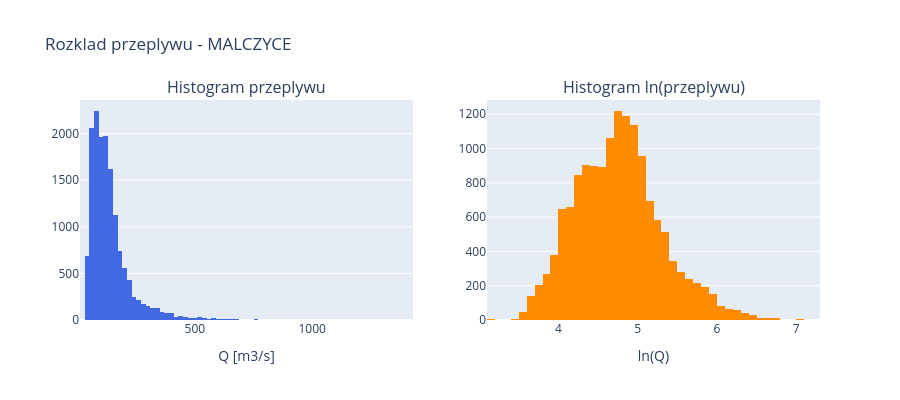

The notebook cell this image was saved under:
### Markdown cell above
**Prompt do LLM:**
> *"Napisz kod z plotly make_subplots ktory narysuje 2 histogramy obok siebie: przeplyw Q i ln(Q). Użyj np.log() do transformacji."*

**Użyte moduły/funkcje:** `plotly.subplots.make_subplots()` — 2 histogramy, np.log() dla transformacji

### Code cell
sdf = df[df['station_id'] == PRIMARY_STATION]['discharge_m3s'].dropna()

fig = make_subplots(rows=1, cols=2, subplot_titles=['Histogram przeplywu', 'Histogram ln(przeplywu)'])

fig.add_trace(
    go.Histogram(x=sdf, nbinsx=80, name='Q', marker_color='royalblue'),
    row=1, col=1
)
fig.add_trace(
    go.Histogram(x=np.log(sdf), nbinsx=80, name='ln(Q)', marker_color='darkorange'),
    row=1, col=2
)
fig.update_xaxes(title_text='Q [m3/s]', row=1, col=1)
fig.update_xaxes(title_text='ln(Q)', row=1, col=2)
fig.update_layout(title=f'Rozklad przeplywu - {name}', height=400, showlegend=False)
fig.show()

### Figure 1 — Plotly figure (JSON) as saved in the notebook; plotly's stock layout.template omitted (floating-point values rounded to 4 significant figures; data arrays with more than 128 entries replaced by an {"elided": "..."} marker saying what was removed)
{"data": [{"marker": {"color": "royalblue"}, "name": "Q", "nbinsx": 80, "type": "histogram", "x": {"elided": "14975 float values"}, "xaxis": "x", "yaxis": "y"}, {"marker": {"color": "darkorange"}, "name": "ln(Q)", "nbinsx": 80, "type": "histogram", "x": {"elided": "14975 float values"}, "xaxis": "x2", "yaxis": "y2"}], "layout": {"annotations": [{"font": {"size": 16}, "showarrow": false, "text": "Histogram przeplywu", "x": 0.225, "xanchor": "center", "xref": "paper", "y": 1, "yanchor": "bottom", "yref": "paper"}, {"font": {"size": 16}, "showarrow": false, "text": "Histogram ln(przeplywu)", "x": 0.775, "xanchor": "center", "xref": "paper", "y": 1, "yanchor": "bottom", "yref": "paper"}], "height": 400, "showlegend": false, "title": {"text": "Rozklad przeplywu - MALCZYCE"}, "xaxis": {"anchor": "y", "domain": [0, 0.45], "title": {"text": "Q [m3/s]"}}, "xaxis2": {"anchor": "y2", "domain": [0.55, 1], "title": {"text": "ln(Q)"}}, "yaxis": {"anchor": "x", "domain": [0, 1]}, "yaxis2": {"anchor": "x2", "domain": [0, 1]}}}
